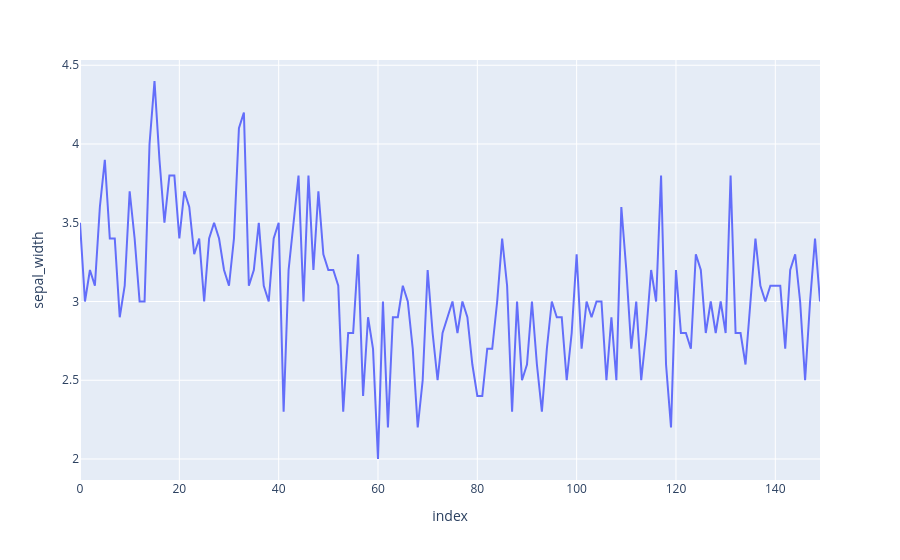

Notebook cell for this chart:
### Code cell
fig=px.line(df,y="sepal_width")
fig

### Figure 1 — Plotly figure (JSON) as saved in the notebook; plotly's stock layout.template omitted (floating-point values rounded to 4 significant figures; data arrays with more than 128 entries replaced by an {"elided": "..."} marker saying what was removed)
{"data": [{"hovertemplate": "index=%{x}<br>sepal_width=%{y}<extra></extra>", "legendgroup": "", "line": {"color": "#636efa", "dash": "solid"}, "marker": {"symbol": "circle"}, "mode": "lines", "name": "", "orientation": "v", "showlegend": false, "type": "scatter", "x": {"elided": "150 int values"}, "xaxis": "x", "y": {"elided": "150 float values"}, "yaxis": "y"}], "layout": {"legend": {"tracegroupgap": 0}, "margin": {"t": 60}, "xaxis": {"anchor": "y", "domain": [0, 1], "title": {"text": "index"}}, "yaxis": {"anchor": "x", "domain": [0, 1], "title": {"text": "sepal_width"}}}}
